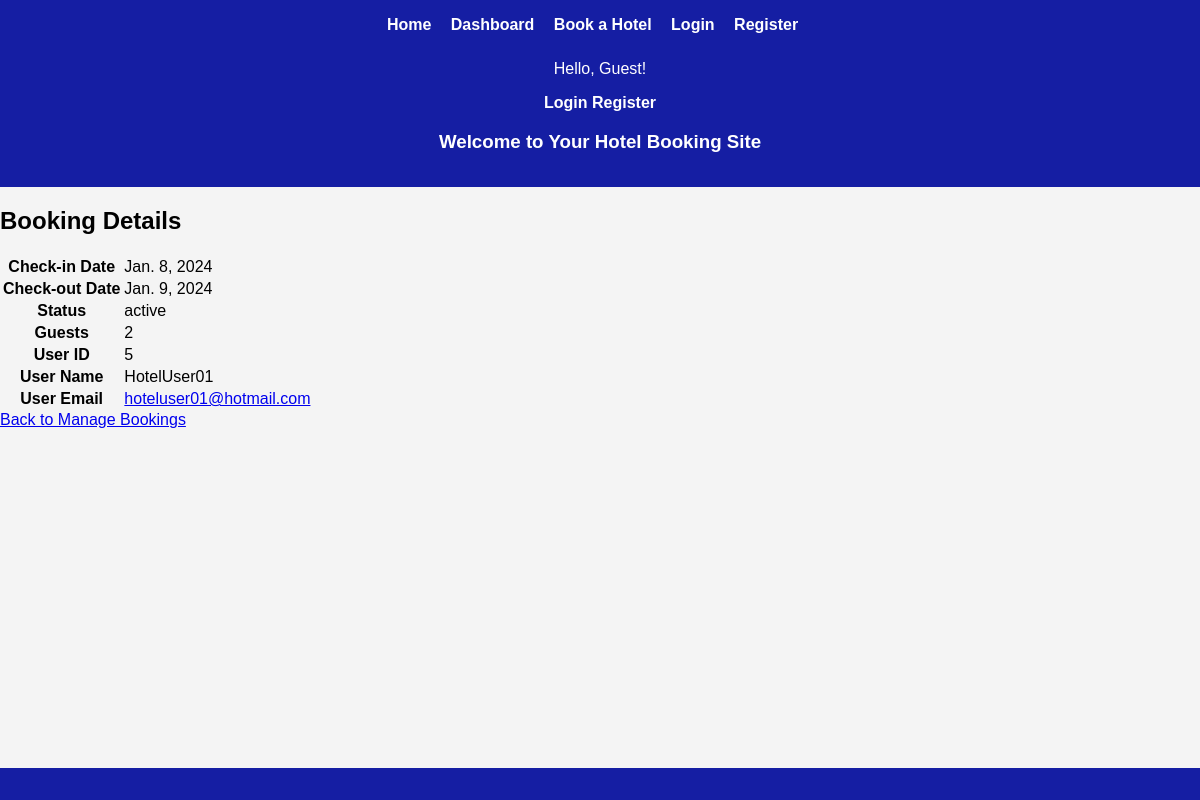
Page /hotel-manager/view-booking-details/74/ on the committed database.
### hotel_your_choice/models.py (models this page shows, shortened)
class Booking(models.Model):
    STATUS_CHOICES = [
        ('active', 'Booking Active'),
        ('canceled', 'Booking Canceled'),
        ('rescheduled', 'Booking Rescheduled'),
    ]
    user = models.ForeignKey(get_user_model(), on_delete=models.CASCADE)
    hotel = models.ForeignKey(Hotel, on_delete=models.CASCADE, null=True)
    check_in_date = models.DateField()
    check_out_date = models.DateField()
    guests = models.PositiveIntegerField()
    issued_date = models.DateField(auto_now_add=True)
    rating = models.PositiveIntegerField(null=True, blank=True)
    status = models.CharField(max_length=20, choices=STATUS_CHOICES, default='active')
    canceled_by = models.ForeignKey(get_user_model(), on_delete=models.SET_NULL, null=True, blank=True, related_name='canceled_bookings')
    original_booking = models.ForeignKey('self', null=True, blank=True, on_delete=models.SET_NULL)

class CustomUser(AbstractUser):
    profile_picture = models.ImageField(upload_to='profile_pics/', null=True, blank=True)
    is_hotel_manager = models.BooleanField(default=False)
    is_client_user = models.BooleanField(default=False)
    is_administrator = models.BooleanField(default=False)
    reset_token = models.CharField(max_length=255, null=True, blank=True)

### hotel_your_choice/views.py (the view)
# urls.py: path('view-booking-details/<int:booking_id>/', views.view_booking_details, name='view_booking_details'),
def view_booking_details(request, booking_id):
    selected_booking = get_object_or_404(Booking, id=booking_id)
    return render(request, 'hotel_your_choice/hotel_manager/view_booking_details.html', {'selected_booking': selected_booking})

### hotel_your_choice/templates/hotel_your_choice/hotel_manager/view_booking_details.html
{% extends 'base_generic.html' %}
{% block content %}
<h2>Booking Details</h2>
<table>
    <tr>
        <th>Check-in Date</th>
        <td>{{ selected_booking.check_in_date }}</td>
    </tr>
    <tr>
        <th>Check-out Date</th>
        <td>{{ selected_booking.check_out_date }}</td>
    </tr>
    <tr>
        <th>Status</th>
        <td>{{ selected_booking.status }}</td>
    </tr>
    <tr>
        <th>Guests</th>
        <td>{{ selected_booking.guests }}</td>
    </tr>
    <tr>
        <th>User ID</th>
        <td>{{ selected_booking.user.id }}</td>
    </tr>
    <tr>
        <th>User Name</th>
        <td>{{ selected_booking.user.username }}</td>
    </tr>
    <tr>
        <th>User Email</th>
        <td><a href="mailto:{{ selected_booking.user.email }}">{{ selected_booking.user.email }}</a></td>
    </tr>
</table>
<a href="{% url 'hotel_your_choice:manage_bookings' %}">Back to Manage Bookings</a>
{% endblock %}

### hotel_your_choice/static/hotel_your_choice_css/style.css (style rules this page uses)
body { font-family: Arial, sans-serif; background-color: #f4f4f4; margin: 0; padding: 0; display: flex; flex-direction: column; min-height: 100vh; }
::marker { display: none; unicode-bidi: isolate; font-variant-numeric: tabular-nums; text-transform: none; text-indent: 0px !important; text-align: start !important; text-align-last: start !important; }

### rows in the picture
Booking: check_in_date "Jan. 8, 2024", check_out_date "Jan. 9, 2024", status "active", guests "2", user.id "5", user.username "HotelUser01", user.email "hoteluser01@hotmail.com"
